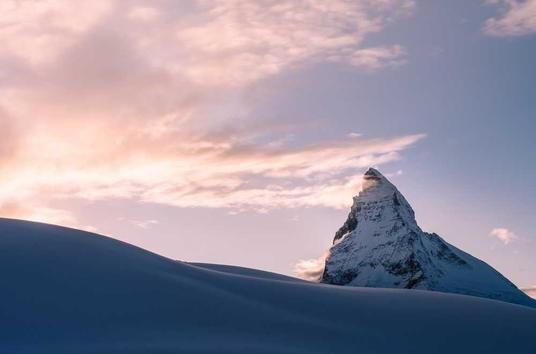
#> input picture ComputerVision/images/mountain.jpeg, 536 x 354 px
$ python 2_read_gray_image.py
#> lines starting #> are read from the running program, lines starting #| are printed output that depends on the picture
from copy import deepcopy
from pprint import pprint

import cv2
import constant

def change_bright(img, c=0):
    new_img = img.copy()
    for i in range(0, img.shape[0]):
        for j in range(0, img.shape[1]):
            tmp = max(constant.MIN, min(constant.MAX, img[i, j] + c))
            new_img[i, j] = tmp
    return new_img

if __name__ == "__main__":
    # read image
    img = cv2.imread('images/mountain.jpeg', cv2.IMREAD_GRAYSCALE)
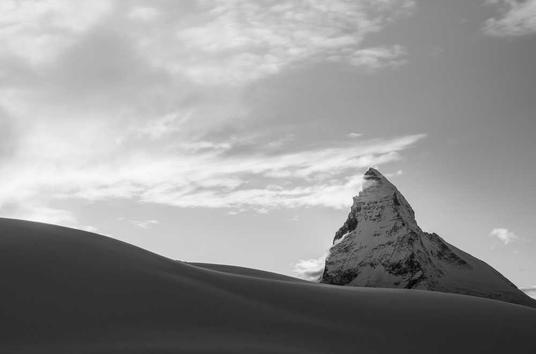
#> img: shape (354, 536); min 0, max 255, mean 147.5
    cv2.imshow('original img', img)

    c = 70
    #
    brighten_img = change_bright(img, c)
    cv2.imshow('brighten_img', brighten_img)


    darken_img = change_bright(img, -c)
    cv2.imshow('darken_img', darken_img)

    color_img = cv2.imread('images/mountain.jpeg')
#> color_img is the input picture: shape (354, 536, 3); mean B, G, R 158.2, 143.8, 150.7
    cv2.imshow('original color img', color_img)

    adjusted_img = color_img.copy()
    adjusted_img[:,:,0] = change_bright(adjusted_img[:,:,0], -70)
#> call 3 of change_bright, with c = -70
#> after the loop in change_bright (call 3), `for i in range(0, img.shape[0]):`:
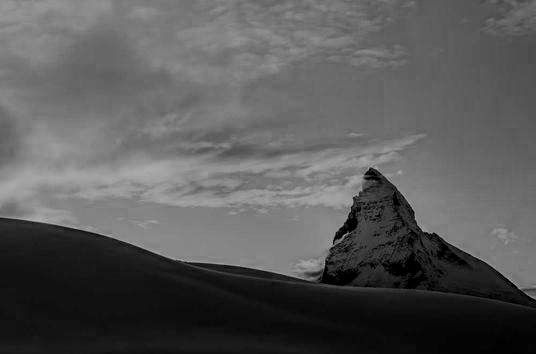
#> new_img: shape (354, 536); min 0, max 181, mean 88.4
    adjusted_img[:,:,1] = change_bright(adjusted_img[:,:,1], -70)
    adjusted_img[:,:,2] = change_bright(adjusted_img[:,:,2], 70)
#> after the loop in change_bright (call 5), `for i in range(0, img.shape[0]):`:
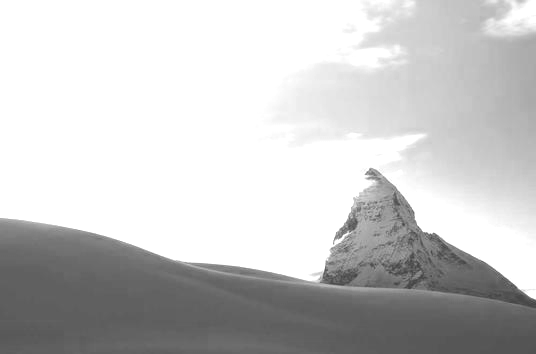
#> new_img: shape (354, 536); min 70, max 255, mean 200.7
    cv2.imshow('adjusted_img, B -70, G -70 R 70', adjusted_img)

    adjusted_img = color_img.copy()
    adjusted_img[:,:,0] = change_bright(adjusted_img[:,:,0], -70)
    adjusted_img[:,:,1] = change_bright(adjusted_img[:,:,1], 70)
    adjusted_img[:,:,2] = change_bright(adjusted_img[:,:,2], -70)
#> after the loop in change_bright (call 8), `for i in range(0, img.shape[0]):`:
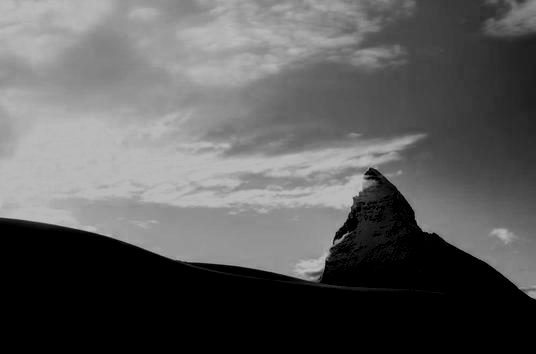
#> new_img: shape (354, 536); min 0, max 185, mean 91.4
    cv2.imshow('adjusted_img, B -70, G 70 R -70', adjusted_img)

    adjusted_img = color_img.copy()
    adjusted_img[:,:,0] = change_bright(adjusted_img[:,:,0], 70)
#> after the loop in change_bright (call 9), `for i in range(0, img.shape[0]):`:
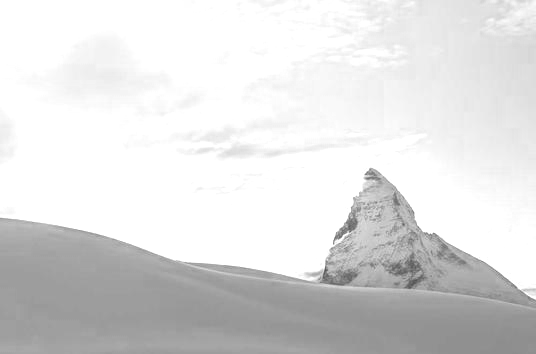
#> new_img: shape (354, 536); min 82, max 255, mean 221.9
    adjusted_img[:,:,1] = change_bright(adjusted_img[:,:,1], -70)
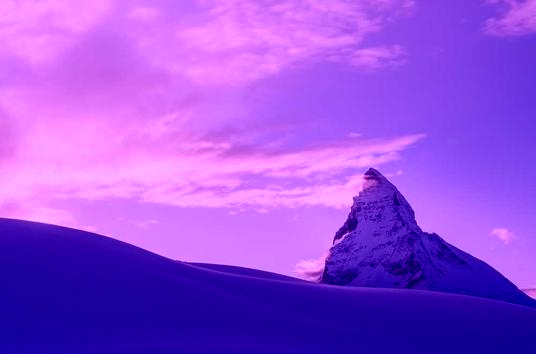
#> adjusted_img: shape (354, 536, 3); mean B, G, R 221.9, 77.5, 150.7
    adjusted_img[:,:,2] = change_bright(adjusted_img[:,:,2], -70)
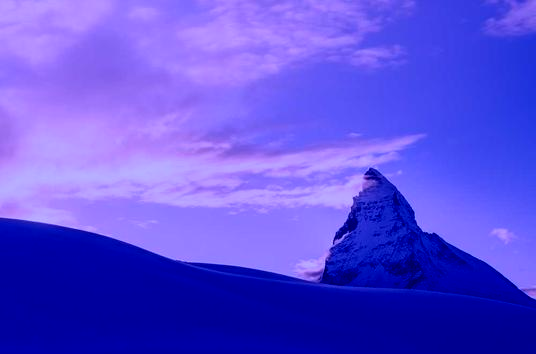
#> adjusted_img: shape (354, 536, 3); mean B, G, R 221.9, 77.5, 91.4
    cv2.imshow('adjusted_img, B 70, G -70 R -70', adjusted_img)

    cv2.waitKey(0)
    cv2.destroyAllWindows()
